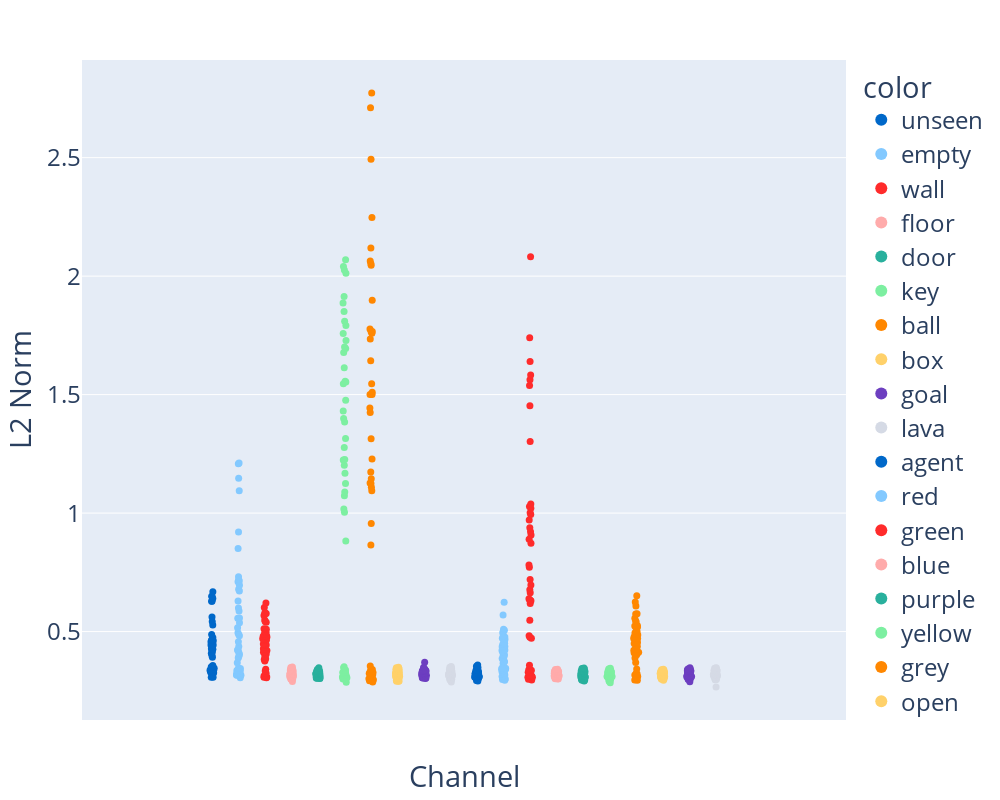

The notebook cell saved with this chart:
### Markdown cell above
## Understanding Embedding Space

Norms of the embeddings vary greatly, as weight decay was not applied to them, and some channels/positions were more important than others.

### Code cell
plot_norms(norms, channel_labels, index_labels).show()

### Figure 1 — Plotly figure (JSON) as saved in the notebook; plotly's stock layout.template omitted (floating-point values rounded to 4 significant figures)
{"data": [{"alignmentgroup": "True", "boxpoints": "all", "fillcolor": "rgba(255,255,255,0)", "hoveron": "points", "hovertemplate": "<b>%{hovertext}</b><br><br>color=unseen<br>L2 Norm=%{y}<extra></extra>", "hovertext": ["unseen, (0,0)", "unseen, (0,1)", "unseen, (0,2)", "unseen, (0,3)", "unseen, (0,4)", "unseen, (0,5)", "unseen, (0,6)", "unseen, (1,0)", "unseen, (1,1)", "unseen, (1,2)", "unseen, (1,3)", "unseen, (1,4)", "unseen, (1,5)", "unseen, (1,6)", "unseen, (2,0)", "unseen, (2,1)", "unseen, (2,2)", "unseen, (2,3)", "unseen, (2,4)", "unseen, (2,5)", "unseen, (2,6)", "unseen, (3,0)", "unseen, (3,1)", "unseen, (3,2)", "unseen, (3,3)", "unseen, (3,4)", "unseen, (3,5)", "unseen, (3,6)", "unseen, (4,0)", "unseen, (4,1)", "unseen, (4,2)", "unseen, (4,3)", "unseen, (4,4)", "unseen, (4,5)", "unseen, (4,6)", "unseen, (5,0)", "unseen, (5,1)", "unseen, (5,2)", "unseen, (5,3)", "unseen, (5,4)", "unseen, (5,5)", "unseen, (5,6)", "unseen, (6,0)", "unseen, (6,1)", "unseen, (6,2)", "unseen, (6,3)", "unseen, (6,4)", "unseen, (6,5)", "unseen, (6,6)"], "legendgroup": "unseen", "line": {"color": "rgba(255,255,255,0)"}, "marker": {"color": "#0068c9", "size": 7}, "name": "unseen", "offsetgroup": "unseen", "orientation": "v", "pointpos": 0, "showlegend": true, "type": "box", "x0": " ", "xaxis": "x", "y": [0.338, 0.3348, 0.3507, 0.3991, 0.4434, 0.4645, 0.4629, 0.3272, 0.3291, 0.3372, 0.4257, 0.4665, 0.5282, 0.488, 0.3068, 0.3337, 0.3526, 0.4249, 0.4436, 0.6278, 0.6679, 0.3317, 0.3393, 0.3489, 0.4625, 0.4264, 0.6395, 0.6491, 0.3291, 0.3371, 0.3263, 0.4568, 0.4657, 0.6282, 0.6481, 0.328, 0.3455, 0.3568, 0.4081, 0.4272, 0.5616, 0.5426, 0.3277, 0.3073, 0.3511, 0.3915, 0.4128, 0.4747, 0.4603], "y0": " ", "yaxis": "y"}, {"alignmentgroup": "True", "boxpoints": "all", "fillcolor": "rgba(255,255,255,0)", "hoveron": "points", "hovertemplate": "<b>%{hovertext}</b><br><br>color=empty<br>L2 Norm=%{y}<extra></extra>", "hovertext": ["empty, (0,0)", "empty, (0,1)", "empty, (0,2)", "empty, (0,3)", "empty, (0,4)", "empty, (0,5)", "empty, (0,6)", "empty, (1,0)", "empty, (1,1)", "empty, (1,2)", "empty, (1,3)", "empty, (1,4)", "empty, (1,5)", "empty, (1,6)", "empty, (2,0)", "empty, (2,1)", "empty, (2,2)", "empty, (2,3)", "empty, (2,4)", "empty, (2,5)", "empty, (2,6)", "empty, (3,0)", "empty, (3,1)", "empty, (3,2)", "empty, (3,3)", "empty, (3,4)", "empty, (3,5)", "empty, (3,6)", "empty, (4,0)", "empty, (4,1)", "empty, (4,2)", "empty, (4,3)", "empty, (4,4)", "empty, (4,5)", "empty, (4,6)", "empty, (5,0)", "empty, (5,1)", "empty, (5,2)", "empty, (5,3)", "empty, (5,4)", "empty, (5,5)", "empty, (5,6)", "empty, (6,0)", "empty, (6,1)", "empty, (6,2)", "empty, (6,3)", "empty, (6,4)", "empty, (6,5)", "empty, (6,6)"], "legendgroup": "empty", "line": {"color": "rgba(255,255,255,0)"}, "marker": {"color": "#83c9ff", "size": 7}, "name": "empty", "offsetgroup": "empty", "orientation": "v", "pointpos": 0, "showlegend": true, "type": "box", "x0": " ", "xaxis": "x", "y": [0.3187, 0.3201, 0.3333, 0.3302, 1.211, 0.7196, 0.6708, 0.3245, 0.3369, 0.9203, 0.8504, 1.094, 0.71, 0.7135, 0.3359, 0.316, 0.4182, 0.4575, 0.4955, 0.4827, 0.4372, 0.3438, 0.3162, 0.3953, 0.3885, 0.5166, 0.5378, 0.4036, 0.3163, 0.305, 0.4096, 0.5563, 0.5572, 0.4872, 0.4226, 0.368, 0.3457, 0.6959, 0.6787, 1.209, 0.7318, 0.6291, 0.3184, 0.3189, 0.3208, 0.3252, 1.147, 0.5863, 0.5992], "y0": " ", "yaxis": "y"}, {"alignmentgroup": "True", "boxpoints": "all", "fillcolor": "rgba(255,255,255,0)", "hoveron": "points", "hovertemplate": "<b>%{hovertext}</b><br><br>color=wall<br>L2 Norm=%{y}<extra></extra>", "hovertext": ["wall, (0,0)", "wall, (0,1)", "wall, (0,2)", "wall, (0,3)", "wall, (0,4)", "wall, (0,5)", "wall, (0,6)", "wall, (1,0)", "wall, (1,1)", "wall, (1,2)", "wall, (1,3)", "wall, (1,4)", "wall, (1,5)", "wall, (1,6)", "wall, (2,0)", "wall, (2,1)", "wall, (2,2)", "wall, (2,3)", "wall, (2,4)", "wall, (2,5)", "wall, (2,6)", "wall, (3,0)", "wall, (3,1)", "wall, (3,2)", "wall, (3,3)", "wall, (3,4)", "wall, (3,5)", "wall, (3,6)", "wall, (4,0)", "wall, (4,1)", "wall, (4,2)", "wall, (4,3)", "wall, (4,4)", "wall, (4,5)", "wall, (4,6)", "wall, (5,0)", "wall, (5,1)", "wall, (5,2)", "wall, (5,3)", "wall, (5,4)", "wall, (5,5)", "wall, (5,6)", "wall, (6,0)", "wall, (6,1)", "wall, (6,2)", "wall, (6,3)", "wall, (6,4)", "wall, (6,5)", "wall, (6,6)"], "legendgroup": "wall", "line": {"color": "rgba(255,255,255,0)"}, "marker": {"color": "#ff2b2b", "size": 7}, "name": "wall", "offsetgroup": "wall", "orientation": "v", "pointpos": 0, "showlegend": true, "type": "box", "x0": " ", "xaxis": "x", "y": [0.3246, 0.4678, 0.5485, 0.6207, 0.4963, 0.48, 0.5093, 0.3157, 0.4204, 0.47, 0.5676, 0.4275, 0.4666, 0.4811, 0.305, 0.3757, 0.4147, 0.4635, 0.4262, 0.4053, 0.4756, 0.3334, 0.3852, 0.4818, 0.5117, 0.5762, 0.5739, 0.3081, 0.3127, 0.3971, 0.5018, 0.4627, 0.4323, 0.4428, 0.4876, 0.3067, 0.3821, 0.4453, 0.5805, 0.4128, 0.4478, 0.4878, 0.3414, 0.4443, 0.5428, 0.6012, 0.4627, 0.4429, 0.539], "y0": " ", "yaxis": "y"}, {"alignmentgroup": "True", "boxpoints": "all", "fillcolor": "rgba(255,255,255,0)", "hoveron": "points", "hovertemplate": "<b>%{hovertext}</b><br><br>color=floor<br>L2 Norm=%{y}<extra></extra>", "hovertext": ["floor, (0,0)", "floor, (0,1)", "floor, (0,2)", "floor, (0,3)", "floor, (0,4)", "floor, (0,5)", "floor, (0,6)", "floor, (1,0)", "floor, (1,1)", "floor, (1,2)", "floor, (1,3)", "floor, (1,4)", "floor, (1,5)", "floor, (1,6)", "floor, (2,0)", "floor, (2,1)", "floor, (2,2)", "floor, (2,3)", "floor, (2,4)", "floor, (2,5)", "floor, (2,6)", "floor, (3,0)", "floor, (3,1)", "floor, (3,2)", "floor, (3,3)", "floor, (3,4)", "floor, (3,5)", "floor, (3,6)", "floor, (4,0)", "floor, (4,1)", "floor, (4,2)", "floor, (4,3)", "floor, (4,4)", "floor, (4,5)", "floor, (4,6)", "floor, (5,0)", "floor, (5,1)", "floor, (5,2)", "floor, (5,3)", "floor, (5,4)", "floor, (5,5)", "floor, (5,6)", "floor, (6,0)", "floor, (6,1)", "floor, (6,2)", "floor, (6,3)", "floor, (6,4)", "floor, (6,5)", "floor, (6,6)"], "legendgroup": "floor", "line": {"color": "rgba(255,255,255,0)"}, "marker": {"color": "#ffabab", "size": 7}, "name": "floor", "offsetgroup": "floor", "orientation": "v", "pointpos": 0, "showlegend": true, "type": "box", "x0": " ", "xaxis": "x", "y": [0.313, 0.3149, 0.3012, 0.3316, 0.3354, 0.3093, 0.3, 0.3245, 0.3195, 0.3017, 0.3456, 0.3226, 0.3315, 0.3484, 0.309, 0.2989, 0.3502, 0.2896, 0.3204, 0.3018, 0.3295, 0.3423, 0.3346, 0.3187, 0.3158, 0.3232, 0.3063, 0.3203, 0.3208, 0.3325, 0.3216, 0.3236, 0.31, 0.3395, 0.3373, 0.3214, 0.3367, 0.3085, 0.3231, 0.3119, 0.3421, 0.3091, 0.3143, 0.3098, 0.3048, 0.3207, 0.317, 0.331, 0.3327], "y0": " ", "yaxis": "y"}, {"alignmentgroup": "True", "boxpoints": "all", "fillcolor": "rgba(255,255,255,0)", "hoveron": "points", "hovertemplate": "<b>%{hovertext}</b><br><br>color=door<br>L2 Norm=%{y}<extra></extra>", "hovertext": ["door, (0,0)", "door, (0,1)", "door, (0,2)", "door, (0,3)", "door, (0,4)", "door, (0,5)", "door, (0,6)", "door, (1,0)", "door, (1,1)", "door, (1,2)", "door, (1,3)", "door, (1,4)", "door, (1,5)", "door, (1,6)", "door, (2,0)", "door, (2,1)", "door, (2,2)", "door, (2,3)", "door, (2,4)", "door, (2,5)", "door, (2,6)", "door, (3,0)", "door, (3,1)", "door, (3,2)", "door, (3,3)", "door, (3,4)", "door, (3,5)", "door, (3,6)", "door, (4,0)", "door, (4,1)", "door, (4,2)", "door, (4,3)", "door, (4,4)", "door, (4,5)", "door, (4,6)", "door, (5,0)", "door, (5,1)", "door, (5,2)", "door, (5,3)", "door, (5,4)", "door, (5,5)", "door, (5,6)", "door, (6,0)", "door, (6,1)", "door, (6,2)", "door, (6,3)", "door, (6,4)", "door, (6,5)", "door, (6,6)"], "legendgroup": "door", "line": {"color": "rgba(255,255,255,0)"}, "marker": {"color": "#29b09d", "size": 7}, "name": "door", "offsetgroup": "door", "orientation": "v", "pointpos": 0, "showlegend": true, "type": "box", "x0": " ", "xaxis": "x", "y": [0.3201, 0.3369, 0.3211, 0.3291, 0.3108, 0.3145, 0.3472, 0.3245, 0.3252, 0.3209, 0.3081, 0.3392, 0.3151, 0.3334, 0.3085, 0.3195, 0.3207, 0.3202, 0.3034, 0.3334, 0.3169, 0.3279, 0.3234, 0.3165, 0.3083, 0.3217, 0.3043, 0.3027, 0.3328, 0.3075, 0.3124, 0.3142, 0.3333, 0.3047, 0.3253, 0.3162, 0.3076, 0.3396, 0.3121, 0.3203, 0.3295, 0.3261, 0.3067, 0.3216, 0.3325, 0.3045, 0.3024, 0.3254, 0.3087], "y0": " ", "yaxis": "y"}, {"alignmentgroup": "True", "boxpoints": "all", "fillcolor": "rgba(255,255,255,0)", "hoveron": "points", "hovertemplate": "<b>%{hovertext}</b><br><br>color=key<br>L2 Norm=%{y}<extra></extra>", "hovertext": ["key, (0,0)", "key, (0,1)", "key, (0,2)", "key, (0,3)", "key, (0,4)", "key, (0,5)", "key, (0,6)", "key, (1,0)", "key, (1,1)", "key, (1,2)", "key, (1,3)", "key, (1,4)", "key, (1,5)", "key, (1,6)", "key, (2,0)", "key, (2,1)", "key, (2,2)", "key, (2,3)", "key, (2,4)", "key, (2,5)", "key, (2,6)", "key, (3,0)", "key, (3,1)", "key, (3,2)", "key, (3,3)", "key, (3,4)", "key, (3,5)", "key, (3,6)", "key, (4,0)", "key, (4,1)", "key, (4,2)", "key, (4,3)", "key, (4,4)", "key, (4,5)", "key, (4,6)", "key, (5,0)", "key, (5,1)", "key, (5,2)", "key, (5,3)", "key, (5,4)", "key, (5,5)", "key, (5,6)", "key, (6,0)", "key, (6,1)", "key, (6,2)", "key, (6,3)", "key, (6,4)", "key, (6,5)", "key, (6,6)"], "legendgroup": "key", "line": {"color": "rgba(255,255,255,0)"}, "marker": {"color": "#7defa1", "size": 7}, "name": "key", "offsetgroup": "key", "orientation": "v", "pointpos": 0, "showlegend": true, "type": "box", "x0": " ", "xaxis": "x", "y": [0.3, 0.3333, 0.8821, 1.125, 1.277, 2.069, 1.431, 0.3249, 0.3202, 1.073, 1.614, 1.545, 1.701, 1.554, 0.3519, 0.3278, 1.004, 1.476, 1.809, 1.792, 2.012, 0.2858, 0.3056, 0.3086, 1.557, 1.757, 1.914, 1.729, 0.3471, 0.3255, 1.886, 1.851, 1.694, 1.678, 2.026, 0.3086, 0.329, 1.089, 1.168, 1.224, 1.227, 1.314, 0.3378, 0.3151, 1.201, 1.384, 1.017, 2.04, 1.399], "y0": " ", "yaxis": "y"}, {"alignmentgroup": "True", "boxpoints": "all", "fillcolor": "rgba(255,255,255,0)", "hoveron": "points", "hovertemplate": "<b>%{hovertext}</b><br><br>color=ball<br>L2 Norm=%{y}<extra></extra>", "hovertext": ["ball, (0,0)", "ball, (0,1)", "ball, (0,2)", "ball, (0,3)", "ball, (0,4)", "ball, (0,5)", "ball, (0,6)", "ball, (1,0)", "ball, (1,1)", "ball, (1,2)", "ball, (1,3)", "ball, (1,4)", "ball, (1,5)", "ball, (1,6)", "ball, (2,0)", "ball, (2,1)", "ball, (2,2)", "ball, (2,3)", "ball, (2,4)", "ball, (2,5)", "ball, (2,6)", "ball, (3,0)", "ball, (3,1)", "ball, (3,2)", "ball, (3,3)", "ball, (3,4)", "ball, (3,5)", "ball, (3,6)", "ball, (4,0)", "ball, (4,1)", "ball, (4,2)", "ball, (4,3)", "ball, (4,4)", "ball, (4,5)", "ball, (4,6)", "ball, (5,0)", "ball, (5,1)", "ball, (5,2)", "ball, (5,3)", "ball, (5,4)", "ball, (5,5)", "ball, (5,6)", "ball, (6,0)", "ball, (6,1)", "ball, (6,2)", "ball, (6,3)", "ball, (6,4)", "ball, (6,5)", "ball, (6,6)"], "legendgroup": "ball", "line": {"color": "rgba(255,255,255,0)"}, "marker": {"color": "#ff8700", "size": 7}, "name": "ball", "offsetgroup": "ball", "orientation": "v", "pointpos": 0, "showlegend": true, "type": "box", "x0": " ", "xaxis": "x", "y": [0.2871, 0.3177, 1.109, 1.501, 1.546, 2.046, 2.71, 0.3235, 0.3007, 1.125, 1.501, 1.51, 1.643, 0.8653, 0.3276, 0.3395, 1.145, 1.444, 1.765, 1.766, 2.773, 0.3239, 0.2968, 0.3316, 0.3413, 1.759, 1.898, 2.053, 0.3288, 0.3079, 2.494, 1.777, 1.735, 2.119, 2.247, 0.324, 0.3544, 1.094, 1.228, 1.314, 1.425, 2.064, 0.3179, 0.3173, 0.9564, 1.173, 1.127, 0.3174, 0.2926], "y0": " ", "yaxis": "y"}, {"alignmentgroup": "True", "boxpoints": "all", "fillcolor": "rgba(255,255,255,0)", "hoveron": "points", "hovertemplate": "<b>%{hovertext}</b><br><br>color=box<br>L2 Norm=%{y}<extra></extra>", "hovertext": ["box, (0,0)", "box, (0,1)", "box, (0,2)", "box, (0,3)", "box, (0,4)", "box, (0,5)", "box, (0,6)", "box, (1,0)", "box, (1,1)", "box, (1,2)", "box, (1,3)", "box, (1,4)", "box, (1,5)", "box, (1,6)", "box, (2,0)", "box, (2,1)", "box, (2,2)", "box, (2,3)", "box, (2,4)", "box, (2,5)", "box, (2,6)", "box, (3,0)", "box, (3,1)", "box, (3,2)", "box, (3,3)", "box, (3,4)", "box, (3,5)", "box, (3,6)", "box, (4,0)", "box, (4,1)", "box, (4,2)", "box, (4,3)", "box, (4,4)", "box, (4,5)", "box, (4,6)", "box, (5,0)", "box, (5,1)", "box, (5,2)", "box, (5,3)", "box, (5,4)", "box, (5,5)", "box, (5,6)", "box, (6,0)", "box, (6,1)", "box, (6,2)", "box, (6,3)", "box, (6,4)", "box, (6,5)", "box, (6,6)"], "legendgroup": "box", "line": {"color": "rgba(255,255,255,0)"}, "marker": {"color": "#ffd16a", "size": 7}, "name": "box", "offsetgroup": "box", "orientation": "v", "pointpos": 0, "showlegend": true, "type": "box", "x0": " ", "xaxis": "x", "y": [0.3125, 0.3187, 0.3179, 0.2936, 0.3189, 0.3045, 0.3434, 0.3181, 0.343, 0.3413, 0.3021, 0.3398, 0.328, 0.3359, 0.3062, 0.3451, 0.3475, 0.2977, 0.3281, 0.3199, 0.306, 0.3003, 0.3378, 0.3187, 0.3131, 0.3228, 0.3332, 0.3117, 0.3221, 0.3261, 0.3006, 0.3256, 0.2905, 0.3177, 0.2901, 0.3261, 0.3051, 0.3064, 0.335, 0.3497, 0.2918, 0.3202, 0.3099, 0.3253, 0.324, 0.3145, 0.3103, 0.3286, 0.3402], "y0": " ", "yaxis": "y"}, {"alignmentgroup": "True", "boxpoints": "all", "fillcolor": "rgba(255,255,255,0)", "hoveron": "points", "hovertemplate": "<b>%{hovertext}</b><br><br>color=goal<br>L2 Norm=%{y}<extra></extra>", "hovertext": ["goal, (0,0)", "goal, (0,1)", "goal, (0,2)", "goal, (0,3)", "goal, (0,4)", "goal, (0,5)", "goal, (0,6)", "goal, (1,0)", "goal, (1,1)", "goal, (1,2)", "goal, (1,3)", "goal, (1,4)", "goal, (1,5)", "goal, (1,6)", "goal, (2,0)", "goal, (2,1)", "goal, (2,2)", "goal, (2,3)", "goal, (2,4)", "goal, (2,5)", "goal, (2,6)", "goal, (3,0)", "goal, (3,1)", "goal, (3,2)", "goal, (3,3)", "goal, (3,4)", "goal, (3,5)", "goal, (3,6)", "goal, (4,0)", "goal, (4,1)", "goal, (4,2)", "goal, (4,3)", "goal, (4,4)", "goal, (4,5)", "goal, (4,6)", "goal, (5,0)", "goal, (5,1)", "goal, (5,2)", "goal, (5,3)", "goal, (5,4)", "goal, (5,5)", "goal, (5,6)", "goal, (6,0)", "goal, (6,1)", "goal, (6,2)", "goal, (6,3)", "goal, (6,4)", "goal, (6,5)", "goal, (6,6)"], "legendgroup": "goal", "line": {"color": "rgba(255,255,255,0)"}, "marker": {"color": "#6d3fc0", "size": 7}, "name": "goal", "offsetgroup": "goal", "orientation": "v", "pointpos": 0, "showlegend": true, "type": "box", "x0": " ", "xaxis": "x", "y": [0.3188, 0.3326, 0.3342, 0.3089, 0.325, 0.3155, 0.314, 0.3207, 0.3219, 0.3086, 0.3071, 0.3207, 0.3345, 0.3068, 0.3091, 0.3364, 0.3049, 0.3355, 0.3391, 0.3238, 0.3114, 0.3268, 0.3296, 0.3399, 0.3151, 0.3172, 0.3101, 0.3251, 0.3185, 0.3242, 0.3282, 0.3081, 0.3339, 0.3155, 0.3243, 0.3706, 0.3267, 0.3461, 0.3043, 0.3144, 0.3322, 0.3285, 0.3016, 0.3184, 0.3369, 0.3335, 0.3488, 0.3037, 0.3179], "y0": " ", "yaxis": "y"}, {"alignmentgroup": "True", "boxpoints": "all", "fillcolor": "rgba(255,255,255,0)", "hoveron": "points", "hovertemplate": "<b>%{hovertext}</b><br><br>color=lava<br>L2 Norm=%{y}<extra></extra>", "hovertext": ["lava, (0,0)", "lava, (0,1)", "lava, (0,2)", "lava, (0,3)", "lava, (0,4)", "lava, (0,5)", "lava, (0,6)", "lava, (1,0)", "lava, (1,1)", "lava, (1,2)", "lava, (1,3)", "lava, (1,4)", "lava, (1,5)", "lava, (1,6)", "lava, (2,0)", "lava, (2,1)", "lava, (2,2)", "lava, (2,3)", "lava, (2,4)", "lava, (2,5)", "lava, (2,6)", "lava, (3,0)", "lava, (3,1)", "lava, (3,2)", "lava, (3,3)", "lava, (3,4)", "lava, (3,5)", "lava, (3,6)", "lava, (4,0)", "lava, (4,1)", "lava, (4,2)", "lava, (4,3)", "lava, (4,4)", "lava, (4,5)", "lava, (4,6)", "lava, (5,0)", "lava, (5,1)", "lava, (5,2)", "lava, (5,3)", "lava, (5,4)", "lava, (5,5)", "lava, (5,6)", "lava, (6,0)", "lava, (6,1)", "lava, (6,2)", "lava, (6,3)", "lava, (6,4)", "lava, (6,5)", "lava, (6,6)"], "legendgroup": "lava", "line": {"color": "rgba(255,255,255,0)"}, "marker": {"color": "#d5dae5", "size": 7}, "name": "lava", "offsetgroup": "lava", "orientation": "v", "pointpos": 0, "showlegend": true, "type": "box", "x0": " ", "xaxis": "x", "y": [0.3304, 0.3285, 0.319, 0.3151, 0.3202, 0.3396, 0.3037, 0.3329, 0.3031, 0.3176, 0.3528, 0.3348, 0.3267, 0.3436, 0.3437, 0.338, 0.3456, 0.3146, 0.3137, 0.3043, 0.323, 0.3139, 0.314, 0.3192, 0.3108, 0.3215, 0.3363, 0.303, 0.2992, 0.327, 0.3078, 0.3342, 0.3231, 0.3187, 0.3493, 0.3213, 0.3223, 0.2872, 0.3142, 0.3159, 0.3005, 0.3029, 0.3218, 0.3253, 0.3133, 0.2953, 0.3173, 0.319, 0.3067], "y0": " ", "yaxis": "y"}, {"alignmentgroup": "True", "boxpoints": "all", "fillcolor": "rgba(255,255,255,0)", "hoveron": "points", "hovertemplate": "<b>%{hovertext}</b><br><br>color=agent<br>L2 Norm=%{y}<extra></extra>", "hovertext": ["agent, (0,0)", "agent, (0,1)", "agent, (0,2)", "agent, (0,3)", "agent, (0,4)", "agent, (0,5)", "agent, (0,6)", "agent, (1,0)", "agent, (1,1)", "agent, (1,2)", "agent, (1,3)", "agent, (1,4)", "agent, (1,5)", "agent, (1,6)", "agent, (2,0)", "agent, (2,1)", "agent, (2,2)", "agent, (2,3)", "agent, (2,4)", "agent, (2,5)", "agent, (2,6)", "agent, (3,0)", "agent, (3,1)", "agent, (3,2)", "agent, (3,3)", "agent, (3,4)", "agent, (3,5)", "agent, (3,6)", "agent, (4,0)", "agent, (4,1)", "agent, (4,2)", "agent, (4,3)", "agent, (4,4)", "agent, (4,5)", "agent, (4,6)", "agent, (5,0)", "agent, (5,1)", "agent, (5,2)", "agent, (5,3)", "agent, (5,4)", "agent, (5,5)", "agent, (5,6)", "agent, (6,0)", "agent, (6,1)", "agent, (6,2)", "agent, (6,3)", "agent, (6,4)", "agent, (6,5)", "agent, (6,6)"], "legendgroup": "agent", "line": {"color": "rgba(255,255,255,0)"}, "marker": {"color": "#0068c9", "size": 7}, "name": "agent", "offsetgroup": "agent", "orientation": "v", "pointpos": 0, "showlegend": true, "type": "box", "x0": " ", "xaxis": "x", "y": [0.3307, 0.3175, 0.3059, 0.3475, 0.3213, 0.3079, 0.294, 0.3056, 0.3086, 0.3206, 0.3165, 0.3231, 0.321, 0.3107, 0.3246, 0.3258, 0.3067, 0.3091, 0.3533, 0.3045, 0.3201, 0.3511, 0.337, 0.2913, 0.3372, 0.3215, 0.3248, 0.3199, 0.3332, 0.3586, 0.3382, 0.3297, 0.3119, 0.3078, 0.3191, 0.3064, 0.324, 0.3109, 0.3281, 0.338, 0.3116, 0.3266, 0.3114, 0.3073, 0.314, 0.3029, 0.3315, 0.2995, 0.3068], "y0": " ", "yaxis": "y"}, {"alignmentgroup": "True", "boxpoints": "all", "fillcolor": "rgba(255,255,255,0)", "hoveron": "points", "hovertemplate": "<b>%{hovertext}</b><br><br>color=red<br>L2 Norm=%{y}<extra></extra>", "hovertext": ["red, (0,0)", "red, (0,1)", "red, (0,2)", "red, (0,3)", "red, (0,4)", "red, (0,5)", "red, (0,6)", "red, (1,0)", "red, (1,1)", "red, (1,2)", "red, (1,3)", "red, (1,4)", "red, (1,5)", "red, (1,6)", "red, (2,0)", "red, (2,1)", "red, (2,2)", "red, (2,3)", "red, (2,4)", "red, (2,5)", "red, (2,6)", "red, (3,0)", "red, (3,1)", "red, (3,2)", "red, (3,3)", "red, (3,4)", "red, (3,5)", "red, (3,6)", "red, (4,0)", "red, (4,1)", "red, (4,2)", "red, (4,3)", "red, (4,4)", "red, (4,5)", "red, (4,6)", "red, (5,0)", "red, (5,1)", "red, (5,2)", "red, (5,3)", "red, (5,4)", "red, (5,5)", "red, (5,6)", "red, (6,0)", "red, (6,1)", "red, (6,2)", "red, (6,3)", "red, (6,4)", "red, (6,5)", "red, (6,6)"], "legendgroup": "red", "line": {"color": "rgba(255,255,255,0)"}, "marker": {"color": "#83c9ff", "size": 7}, "name": "red", "offsetgroup": "red", "orientation": "v", "pointpos": 0, "showlegend": true, "type": "box", "x0": " ", "xaxis": "x", "y": [0.298, 0.3442, 0.3729, 0.3714, 0.4455, 0.4383, 0.4005, 0.3133, 0.3453, 0.3462, 0.4201, 0.482, 0.5701, 0.4527, 0.3003, 0.345, 0.3304, 0.4147, 0.451, 0.4662, 0.4717, 0.2942, 0.3105, 0.3359, 0.4227, 0.4392, 0.495, 0.4013, 0.3239, 0.3165, 0.375, 0.5059, 0.5021, 0.5097, 0.4358, 0.3353, 0.3411, 0.33, 0.437, 0.4774, 0.6238, 0.4818, 0.3211, 0.3409, 0.3839, 0.3667, 0.3868, 0.3904, 0.4019], "y0": " ", "yaxis": "y"}, {"alignmentgroup": "True", "boxpoints": "all", "fillcolor": "rgba(255,255,255,0)", "hoveron": "points", "hovertemplate": "<b>%{hovertext}</b><br><br>color=green<br>L2 Norm=%{y}<extra></extra>", "hovertext": ["green, (0,0)", "green, (0,1)", "green, (0,2)", "green, (0,3)", "green, (0,4)", "green, (0,5)", "green, (0,6)", "green, (1,0)", "green, (1,1)", "green, (1,2)", "green, (1,3)", "green, (1,4)", "green, (1,5)", "green, (1,6)", "green, (2,0)", "green, (2,1)", "green, (2,2)", "green, (2,3)", "green, (2,4)", "green, (2,5)", "green, (2,6)", "green, (3,0)", "green, (3,1)", "green, (3,2)", "green, (3,3)", "green, (3,4)", "green, (3,5)", "green, (3,6)", "green, (4,0)", "green, (4,1)", "green, (4,2)", "green, (4,3)", "green, (4,4)", "green, (4,5)", "green, (4,6)", "green, (5,0)", "green, (5,1)", "green, (5,2)", "green, (5,3)", "green, (5,4)", "green, (5,5)", "green, (5,6)", "green, (6,0)", "green, (6,1)", "green, (6,2)", "green, (6,3)", "green, (6,4)", "green, (6,5)", "green, (6,6)"], "legendgroup": "green", "line": {"color": "rgba(255,255,255,0)"}, "marker": {"color": "#ff2b2b", "size": 7}, "name": "green", "offsetgroup": "green", "orientation": "v", "pointpos": 0, "showlegend": true, "type": "box", "x0": " ", "xaxis": "x", "y": [0.3182, 0.3121, 0.9074, 1.038, 0.9939, 1.001, 1.538, 0.2956, 0.3575, 0.4723, 0.6307, 0.6182, 0.6387, 0.6768, 0.3305, 0.3281, 0.7711, 0.7201, 0.938, 1.021, 1.028, 0.3077, 0.3368, 0.2984, 1.583, 0.6323, 1.74, 1.64, 0.3118, 0.3394, 0.4821, 0.9706, 0.8726, 1.302, 1.563, 0.3146, 0.3318, 0.4765, 0.5483, 0.6304, 0.7813, 0.6639, 0.3134, 0.3074, 0.6971, 0.89, 0.9208, 2.082, 1.453], "y0": " ", "yaxis": "y"}, {"alignmentgroup": "True", "boxpoints": "all", "fillcolor": "rgba(255,255,255,0)", "hoveron": "points", "hovertemplate": "<b>%{hovertext}</b><br><br>color=blue<br>L2 Norm=%{y}<extra></extra>", "hovertext": ["blue, (0,0)", "blue, (0,1)", "blue, (0,2)", "blue, (0,3)", "blue, (0,4)", "blue, (0,5)", "blue, (0,6)", "blue, (1,0)", "blue, (1,1)", "blue, (1,2)", "blue, (1,3)", "blue, (1,4)", "blue, (1,5)", "blue, (1,6)", "blue, (2,0)", "blue, (2,1)", "blue, (2,2)", "blue, (2,3)", "blue, (2,4)", "blue, (2,5)", "blue, (2,6)", "blue, (3,0)", "blue, (3,1)", "blue, (3,2)", "blue, (3,3)", "blue, (3,4)", "blue, (3,5)", "blue, (3,6)", "blue, (4,0)", "blue, (4,1)", "blue, (4,2)", "blue, (4,3)", "blue, (4,4)", "blue, (4,5)", "blue, (4,6)", "blue, (5,0)", "blue, (5,1)", "blue, (5,2)", "blue, (5,3)", "blue, (5,4)", "blue, (5,5)", "blue, (5,6)", "blue, (6,0)", "blue, (6,1)", "blue, (6,2)", "blue, (6,3)", "blue, (6,4)", "blue, (6,5)", "blue, (6,6)"], "legendgroup": "blue", "line": {"color": "rgba(255,255,255,0)"}, "marker": {"color": "#ffabab", "size": 7}, "name": "blue", "offsetgroup": "blue", "orientation": "v", "pointpos": 0, "showlegend": true, "type": "box", "x0": " ", "xaxis": "x", "y": [0.3129, 0.3012, 0.3289, 0.3191, 0.3283, 0.336, 0.3187, 0.3303, 0.3269, 0.321, 0.3256, 0.3216, 0.3236, 0.2998, 0.3326, 0.3112, 0.3163, 0.324, 0.3091, 0.3065, 0.3007, 0.3104, 0.3198, 0.3308, 0.3301, 0.3403, 0.3255, 0.3213, 0.3032, 0.316, 0.3099, 0.332, 0.3138, 0.308, 0.314, 0.3224, 0.3132, 0.3412, 0.3357, 0.3046, 0.3075, 0.3313, 0.3172, 0.3303, 0.3125, 0.3063, 0.3336, 0.3151, 0.3247], "y0": " ", "yaxis": "y"}, {"alignmentgroup": "True", "boxpoints": "all", "fillcolor": "rgba(255,255,255,0)", "hoveron": "points", "hovertemplate": "<b>%{hovertext}</b><br><br>color=purple<br>L2 Norm=%{y}<extra></extra>", "hovertext": ["purple, (0,0)", "purple, (0,1)", "purple, (0,2)", "purple, (0,3)", "purple, (0,4)", "purple, (0,5)", "purple, (0,6)", "purple, (1,0)", "purple, (1,1)", "purple, (1,2)", "purple, (1,3)", "purple, (1,4)", "purple, (1,5)", "purple, (1,6)", "purple, (2,0)", "purple, (2,1)", "purple, (2,2)", "purple, (2,3)", "purple, (2,4)", "purple, (2,5)", "purple, (2,6)", "purple, (3,0)", "purple, (3,1)", "purple, (3,2)", "purple, (3,3)", "purple, (3,4)", "purple, (3,5)", "purple, (3,6)", "purple, (4,0)", "purple, (4,1)", "purple, (4,2)", "purple, (4,3)", "purple, (4,4)", "purple, (4,5)", "purple, (4,6)", "purple, (5,0)", "purple, (5,1)", "purple, (5,2)", "purple, (5,3)", "purple, (5,4)", "purple, (5,5)", "purple, (5,6)", "purple, (6,0)", "purple, (6,1)", "purple, (6,2)", "purple, (6,3)", "purple, (6,4)", "purple, (6,5)", "purple, (6,6)"], "legendgroup": "purple", "line": {"color": "rgba(255,255,255,0)"}, "marker": {"color": "#29b09d", "size": 7}, "name": "purple", "offsetgroup": "purple", "orientation": "v", "pointpos": 0, "showlegend": true, "type": "box", "x0": " ", "xaxis": "x", "y": [0.3229, 0.3133, 0.3203, 0.302, 0.3039, 0.312, 0.2912, 0.316, 0.3059, 0.3133, 0.3429, 0.3286, 0.3317, 0.3138, 0.3271, 0.3263, 0.3443, 0.3186, 0.3251, 0.3337, 0.3018, 0.3196, 0.3424, 0.3084, 0.3294, 0.2954, 0.2943, 0.3374, 0.332, 0.3243, 0.3058, 0.3333, 0.3129, 0.3111, 0.2979, 0.3152, 0.3179, 0.3025, 0.3073, 0.3256, 0.2999, 0.3225, 0.3321, 0.3465, 0.3163, 0.3073, 0.3022, 0.3345, 0.2985], "y0": " ", "yaxis": "y"}, {"alignmentgroup": "True", "boxpoints": "all", "fillcolor": "rgba(255,255,255,0)", "hoveron": "points", "hovertemplate": "<b>%{hovertext}</b><br><br>color=yellow<br>L2 Norm=%{y}<extra></extra>", "hovertext": ["yellow, (0,0)", "yellow, (0,1)", "yellow, (0,2)", "yellow, (0,3)", "yellow, (0,4)", "yellow, (0,5)", "yellow, (0,6)", "yellow, (1,0)", "yellow, (1,1)", "yellow, (1,2)", "yellow, (1,3)", "yellow, (1,4)", "yellow, (1,5)", "yellow, (1,6)", "yellow, (2,0)", "yellow, (2,1)", "yellow, (2,2)", "yellow, (2,3)", "yellow, (2,4)", "yellow, (2,5)", "yellow, (2,6)", "yellow, (3,0)", "yellow, (3,1)", "yellow, (3,2)", "yellow, (3,3)", "yellow, (3,4)", "yellow, (3,5)", "yellow, (3,6)", "yellow, (4,0)", "yellow, (4,1)", "yellow, (4,2)", "yellow, (4,3)", "yellow, (4,4)", "yellow, (4,5)", "yellow, (4,6)", "yellow, (5,0)", "yellow, (5,1)", "yellow, (5,2)", "yellow, (5,3)", "yellow, (5,4)", "yellow, (5,5)", "yellow, (5,6)", "yellow, (6,0)", "yellow, (6,1)", "yellow, (6,2)", "yellow, (6,3)", "yellow, (6,4)", "yellow, (6,5)", "yellow, (6,6)"], "legendgroup": "yellow", "line": {"color": "rgba(255,255,255,0)"}, "marker": {"color": "#7defa1", "size": 7}, "name": "yellow", "offsetgroup": "yellow", "orientation": "v", "pointpos": 0, "showlegend": true, "type": "box", "x0": " ", "xaxis": "x", "y": [0.3067, 0.3077, 0.32, 0.3279, 0.3249, 0.3048, 0.3272, 0.3129, 0.3216, 0.3032, 0.3235, 0.3115, 0.321, 0.3238, 0.332, 0.3089, 0.3104, 0.3126, 0.3298, 0.3158, 0.3102, 0.3215, 0.3292, 0.3185, 0.331, 0.3417, 0.3168, 0.3024, 0.3289, 0.345, 0.3425, 0.3371, 0.3373, 0.2991, 0.2837, 0.3334, 0.2978, 0.2907, 0.3101, 0.3161, 0.3069, 0.3319, 0.3087, 0.3314, 0.3107, 0.3255, 0.3113, 0.3267, 0.3054], "y0": " ", "yaxis": "y"}, {"alignmentgroup": "True", "boxpoints": "all", "fillcolor": "rgba(255,255,255,0)", "hoveron": "points", "hovertemplate": "<b>%{hovertext}</b><br><br>color=grey<br>L2 Norm=%{y}<extra></extra>", "hovertext": ["grey, (0,0)", "grey, (0,1)", "grey, (0,2)", "grey, (0,3)", "grey, (0,4)", "grey, (0,5)", "grey, (0,6)", "grey, (1,0)", "grey, (1,1)", "grey, (1,2)", "grey, (1,3)", "grey, (1,4)", "grey, (1,5)", "grey, (1,6)", "grey, (2,0)", "grey, (2,1)", "grey, (2,2)", "grey, (2,3)", "grey, (2,4)", "grey, (2,5)", "grey, (2,6)", "grey, (3,0)", "grey, (3,1)", "grey, (3,2)", "grey, (3,3)", "grey, (3,4)", "grey, (3,5)", "grey, (3,6)", "grey, (4,0)", "grey, (4,1)", "grey, (4,2)", "grey, (4,3)", "grey, (4,4)", "grey, (4,5)", "grey, (4,6)", "grey, (5,0)", "grey, (5,1)", "grey, (5,2)", "grey, (5,3)", "grey, (5,4)", "grey, (5,5)", "grey, (5,6)", "grey, (6,0)", "grey, (6,1)", "grey, (6,2)", "grey, (6,3)", "grey, (6,4)", "grey, (6,5)", "grey, (6,6)"], "legendgroup": "grey", "line": {"color": "rgba(255,255,255,0)"}, "marker": {"color": "#ff8700", "size": 7}, "name": "grey", "offsetgroup": "grey", "orientation": "v", "pointpos": 0, "showlegend": true, "type": "box", "x0": " ", "xaxis": "x", "y": [0.3225, 0.4496, 0.5256, 0.6516, 0.4854, 0.4876, 0.5189, 0.3109, 0.4093, 0.4996, 0.6076, 0.4543, 0.4213, 0.4945, 0.2947, 0.4027, 0.4517, 0.4532, 0.4128, 0.4106, 0.4778, 0.3166, 0.3889, 0.4707, 0.5231, 0.5449, 0.5753, 0.3424, 0.3241, 0.3699, 0.4435, 0.4641, 0.4211, 0.4712, 0.5011, 0.2953, 0.4091, 0.4257, 0.5747, 0.4109, 0.4246, 0.4876, 0.3173, 0.4367, 0.5415, 0.6253, 0.4677, 0.4434, 0.5557], "y0": " ", "yaxis": "y"}, {"alignmentgroup": "True", "boxpoints": "all", "fillcolor": "rgba(255,255,255,0)", "hoveron": "points", "hovertemplate": "<b>%{hovertext}</b><br><br>color=open<br>L2 Norm=%{y}<extra></extra>", "hovertext": ["open, (0,0)", "open, (0,1)", "open, (0,2)", "open, (0,3)", "open, (0,4)", "open, (0,5)", "open, (0,6)", "open, (1,0)", "open, (1,1)", "open, (1,2)", "open, (1,3)", "open, (1,4)", "open, (1,5)", "open, (1,6)", "open, (2,0)", "open, (2,1)", "open, (2,2)", "open, (2,3)", "open, (2,4)", "open, (2,5)", "open, (2,6)", "open, (3,0)", "open, (3,1)", "open, (3,2)", "open, (3,3)", "open, (3,4)", "open, (3,5)", "open, (3,6)", "open, (4,0)", "open, (4,1)", "open, (4,2)", "open, (4,3)", "open, (4,4)", "open, (4,5)", "open, (4,6)", "open, (5,0)", "open, (5,1)", "open, (5,2)", "open, (5,3)", "open, (5,4)", "open, (5,5)", "open, (5,6)", "open, (6,0)", "open, (6,1)", "open, (6,2)", "open, (6,3)", "open, (6,4)", "open, (6,5)", "open, (6,6)"], "legendgroup": "open", "line": {"color": "rgba(255,255,255,0)"}, "marker": {"color": "#ffd16a", "size": 7}, "name": "open", "offsetgroup": "open", "orientation": "v", "pointpos": 0, "showlegend": true, "type": "box", "x0": " ", "xaxis": "x", "y": [0.3314, 0.306, 0.3075, 0.3043, 0.323, 0.324, 0.3065, 0.3374, 0.324, 0.3099, 0.3072, 0.3318, 0.3067, 0.3311, 0.3284, 0.3025, 0.3387, 0.3153, 0.301, 0.3316, 0.3184, 0.314, 0.3012, 0.2994, 0.2941, 0.3246, 0.3273, 0.3239, 0.3115, 0.3381, 0.3327, 0.3414, 0.3169, 0.32, 0.2991, 0.3102, 0.323, 0.3086, 0.3293, 0.3252, 0.3223, 0.3318, 0.3169, 0.3156, 0.3282, 0.3108, 0.3051, 0.3196, 0.3231], "y0": " ", "yaxis": "y"}, {"alignmentgroup": "True", "boxpoints": "all", "fillcolor": "rgba(255,255,255,0)", "hoveron": "points", "hovertemplate": "<b>%{hovertext}</b><br><br>color=closed<br>L2 Norm=%{y}<extra></extra>", "hovertext": ["closed, (0,0)", "closed, (0,1)", "closed, (0,2)", "closed, (0,3)", "closed, (0,4)", "closed, (0,5)", "closed, (0,6)", "closed, (1,0)", "closed, (1,1)", "closed, (1,2)", "closed, (1,3)", "closed, (1,4)", "closed, (1,5)", "closed, (1,6)", "closed, (2,0)", "closed, (2,1)", "closed, (2,2)", "closed, (2,3)", "closed, (2,4)", "closed, (2,5)", "closed, (2,6)", "closed, (3,0)", "closed, (3,1)", "closed, (3,2)", "closed, (3,3)", "closed, (3,4)", "closed, (3,5)", "closed, (3,6)", "closed, (4,0)", "closed, (4,1)", "closed, (4,2)", "closed, (4,3)", "closed, (4,4)", "closed, (4,5)", "closed, (4,6)", "closed, (5,0)", "closed, (5,1)", "closed, (5,2)", "closed, (5,3)", "closed, (5,4)", "closed, (5,5)", "closed, (5,6)", "closed, (6,0)", "closed, (6,1)", "closed, (6,2)", "closed, (6,3)", "closed, (6,4)", "closed, (6,5)", "closed, (6,6)"], "legendgroup": "closed", "line": {"color": "rgba(255,255,255,0)"}, "marker": {"color": "#6d3fc0", "size": 7}, "name": "closed", "offsetgroup": "closed", "orientation": "v", "pointpos": 0, "showlegend": true, "type": "box", "x0": " ", "xaxis": "x", "y": [0.3376, 0.3306, 0.3255, 0.3286, 0.3157, 0.3331, 0.3087, 0.3329, 0.3067, 0.3225, 0.3416, 0.3272, 0.3004, 0.3346, 0.3078, 0.3082, 0.3134, 0.323, 0.3004, 0.3379, 0.3471, 0.3052, 0.3173, 0.3105, 0.3335, 0.326, 0.3399, 0.3131, 0.2881, 0.3368, 0.298, 0.3062, 0.2996, 0.3407, 0.3099, 0.3348, 0.3137, 0.3145, 0.3028, 0.3097, 0.3411, 0.3076, 0.3136, 0.3309, 0.3153, 0.3321, 0.3111, 0.3152, 0.316], "y0": " ", "yaxis": "y"}, {"alignmentgroup": "True", "boxpoints": "all", "fillcolor": "rgba(255,255,255,0)", "hoveron": "points", "hovertemplate": "<b>%{hovertext}</b><br><br>color=locked<br>L2 Norm=%{y}<extra></extra>", "hovertext": ["locked, (0,0)", "locked, (0,1)", "locked, (0,2)", "locked, (0,3)", "locked, (0,4)", "locked, (0,5)", "locked, (0,6)", "locked, (1,0)", "locked, (1,1)", "locked, (1,2)", "locked, (1,3)", "locked, (1,4)", "locked, (1,5)", "locked, (1,6)", "locked, (2,0)", "locked, (2,1)", "locked, (2,2)", "locked, (2,3)", "locked, (2,4)", "locked, (2,5)", "locked, (2,6)", "locked, (3,0)", "locked, (3,1)", "locked, (3,2)", "locked, (3,3)", "locked, (3,4)", "locked, (3,5)", "locked, (3,6)", "locked, (4,0)", "locked, (4,1)", "locked, (4,2)", "locked, (4,3)", "locked, (4,4)", "locked, (4,5)", "locked, (4,6)", "locked, (5,0)", "locked, (5,1)", "locked, (5,2)", "locked, (5,3)", "locked, (5,4)", "locked, (5,5)", "locked, (5,6)", "locked, (6,0)", "locked, (6,1)", "locked, (6,2)", "locked, (6,3)", "locked, (6,4)", "locked, (6,5)", "locked, (6,6)"], "legendgroup": "locked", "line": {"color": "rgba(255,255,255,0)"}, "marker": {"color": "#d5dae5", "size": 7}, "name": "locked", "offsetgroup": "locked", "orientation": "v", "pointpos": 0, "showlegend": true, "type": "box", "x0": " ", "xaxis": "x", "y": [0.3197, 0.3341, 0.3039, 0.3172, 0.3097, 0.3247, 0.3183, 0.3113, 0.3036, 0.3086, 0.3448, 0.309, 0.3165, 0.3234, 0.3159, 0.336, 0.3235, 0.3173, 0.3205, 0.3344, 0.3136, 0.3246, 0.3303, 0.2661, 0.3073, 0.3277, 0.2995, 0.3272, 0.3457, 0.2975, 0.2972, 0.3207, 0.3151, 0.3005, 0.34, 0.3178, 0.3381, 0.3369, 0.3087, 0.3162, 0.3324, 0.3172, 0.329, 0.3124, 0.3363, 0.2987, 0.3364, 0.3168, 0.3476], "y0": " ", "yaxis": "y"}], "layout": {"boxmode": "group", "font": {"size": 24}, "height": 800, "legend": {"itemsizing": "constant", "title": {"text": "color"}, "tracegroupgap": 0}, "margin": {"t": 60}, "width": 1000, "xaxis": {"anchor": "y", "domain": [0, 1], "title": {"text": "Channel"}}, "yaxis": {"anchor": "x", "domain": [0, 1], "title": {"text": "L2 Norm"}}}}
